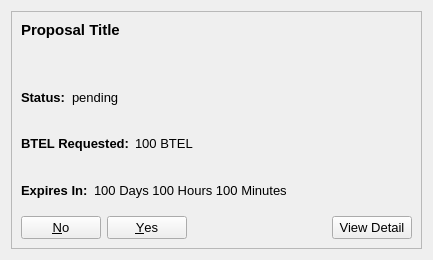
<?xml version="1.0" encoding="UTF-8"?>
<ui version="4.0">
 <class>CommunityFundDisplay</class>
 <widget class="QWidget" name="CommunityFundDisplay">
  <property name="geometry">
   <rect>
    <x>0</x>
    <y>0</y>
    <width>433</width>
    <height>260</height>
   </rect>
  </property>
  <property name="sizePolicy">
   <sizepolicy hsizetype="Maximum" vsizetype="Maximum">
    <horstretch>0</horstretch>
    <verstretch>0</verstretch>
   </sizepolicy>
  </property>
  <property name="minimumSize">
   <size>
    <width>433</width>
    <height>260</height>
   </size>
  </property>
  <property name="maximumSize">
   <size>
    <width>433</width>
    <height>260</height>
   </size>
  </property>
  <property name="baseSize">
   <size>
    <width>433</width>
    <height>433</height>
   </size>
  </property>
  <property name="windowTitle">
   <string>Form</string>
  </property>
  <layout class="QVBoxLayout" name="verticalLayout_2">
   <item>
    <widget class="QFrame" name="frame">
     <property name="sizePolicy">
      <sizepolicy hsizetype="Maximum" vsizetype="Maximum">
       <horstretch>0</horstretch>
       <verstretch>0</verstretch>
      </sizepolicy>
     </property>
     <property name="maximumSize">
      <size>
       <width>433</width>
       <height>433</height>
      </size>
     </property>
     <property name="baseSize">
      <size>
       <width>433</width>
       <height>433</height>
      </size>
     </property>
     <property name="frameShape">
      <enum>QFrame::StyledPanel</enum>
     </property>
     <property name="frameShadow">
      <enum>QFrame::Raised</enum>
     </property>
     <layout class="QVBoxLayout" name="verticalLayout">
      <item>
       <widget class="QLabel" name="title">
        <property name="sizePolicy">
         <sizepolicy hsizetype="Maximum" vsizetype="Maximum">
          <horstretch>0</horstretch>
          <verstretch>0</verstretch>
         </sizepolicy>
        </property>
        <property name="minimumSize">
         <size>
          <width>0</width>
          <height>0</height>
         </size>
        </property>
        <property name="maximumSize">
         <size>
          <width>400</width>
          <height>50</height>
         </size>
        </property>
        <property name="baseSize">
         <size>
          <width>0</width>
          <height>0</height>
         </size>
        </property>
        <property name="font">
         <font>
          <pointsize>11</pointsize>
          <weight>75</weight>
          <bold>true</bold>
         </font>
        </property>
        <property name="text">
         <string>Proposal Title</string>
        </property>
        <property name="alignment">
         <set>Qt::AlignLeading|Qt::AlignLeft|Qt::AlignTop</set>
        </property>
        <property name="wordWrap">
         <bool>true</bool>
        </property>
        <property name="openExternalLinks">
         <bool>true</bool>
        </property>
        <property name="textInteractionFlags">
         <set>Qt::LinksAccessibleByMouse</set>
        </property>
       </widget>
      </item>
      <item>
       <layout class="QVBoxLayout" name="verticalLayoutProposal">
        <item>
         <layout class="QHBoxLayout" name="horizontalLayoutStatus">
          <item>
           <widget class="QLabel" name="labelTitleStatus">
            <property name="sizePolicy">
             <sizepolicy hsizetype="Maximum" vsizetype="Preferred">
              <horstretch>0</horstretch>
              <verstretch>0</verstretch>
             </sizepolicy>
            </property>
            <property name="font">
             <font>
              <pointsize>10</pointsize>
              <weight>75</weight>
              <bold>true</bold>
             </font>
            </property>
            <property name="text">
             <string>Status:</string>
            </property>
           </widget>
          </item>
          <item>
           <widget class="QLabel" name="labelStatus">
            <property name="baseSize">
             <size>
              <width>433</width>
              <height>433</height>
             </size>
            </property>
            <property name="font">
             <font>
              <pointsize>10</pointsize>
             </font>
            </property>
            <property name="text">
             <string>pending</string>
            </property>
           </widget>
          </item>
         </layout>
        </item>
        <item>
         <layout class="QHBoxLayout" name="horizontalLayoutRequested">
          <item>
           <widget class="QLabel" name="labelTitleRequested">
            <property name="sizePolicy">
             <sizepolicy hsizetype="Maximum" vsizetype="Preferred">
              <horstretch>0</horstretch>
              <verstretch>0</verstretch>
             </sizepolicy>
            </property>
            <property name="font">
             <font>
              <pointsize>10</pointsize>
              <weight>75</weight>
              <bold>true</bold>
             </font>
            </property>
            <property name="text">
             <string>BTEL Requested:</string>
            </property>
           </widget>
          </item>
          <item>
           <widget class="QLabel" name="labelRequested">
            <property name="font">
             <font>
              <pointsize>10</pointsize>
             </font>
            </property>
            <property name="text">
             <string>100 BTEL</string>
            </property>
           </widget>
          </item>
         </layout>
        </item>
        <item>
         <layout class="QHBoxLayout" name="horizontalLayoutDuration">
          <item>
           <widget class="QLabel" name="labelTitleDuration">
            <property name="sizePolicy">
             <sizepolicy hsizetype="Maximum" vsizetype="Preferred">
              <horstretch>0</horstretch>
              <verstretch>0</verstretch>
             </sizepolicy>
            </property>
            <property name="font">
             <font>
              <pointsize>10</pointsize>
              <weight>75</weight>
              <bold>true</bold>
             </font>
            </property>
            <property name="text">
             <string>Expires In:</string>
            </property>
           </widget>
          </item>
          <item>
           <widget class="QLabel" name="labelDuration">
            <property name="font">
             <font>
              <pointsize>10</pointsize>
             </font>
            </property>
            <property name="text">
             <string>100 Days 100 Hours 100 Minutes</string>
            </property>
           </widget>
          </item>
         </layout>
        </item>
        <item>
         <layout class="QHBoxLayout" name="horizontalLayoutButtons">
          <item>
           <widget class="QDialogButtonBox" name="buttonBoxVote">
            <property name="font">
             <font>
              <pointsize>10</pointsize>
             </font>
            </property>
            <property name="layoutDirection">
             <enum>Qt::RightToLeft</enum>
            </property>
            <property name="standardButtons">
             <set>QDialogButtonBox::No|QDialogButtonBox::Yes</set>
            </property>
           </widget>
          </item>
          <item>
           <widget class="QPushButton" name="pushButtonDetails">
            <property name="font">
             <font>
              <pointsize>10</pointsize>
             </font>
            </property>
            <property name="text">
             <string>View Detail</string>
            </property>
           </widget>
          </item>
         </layout>
        </item>
       </layout>
      </item>
     </layout>
    </widget>
   </item>
  </layout>
 </widget>
 <resources/>
 <connections/>
</ui>
